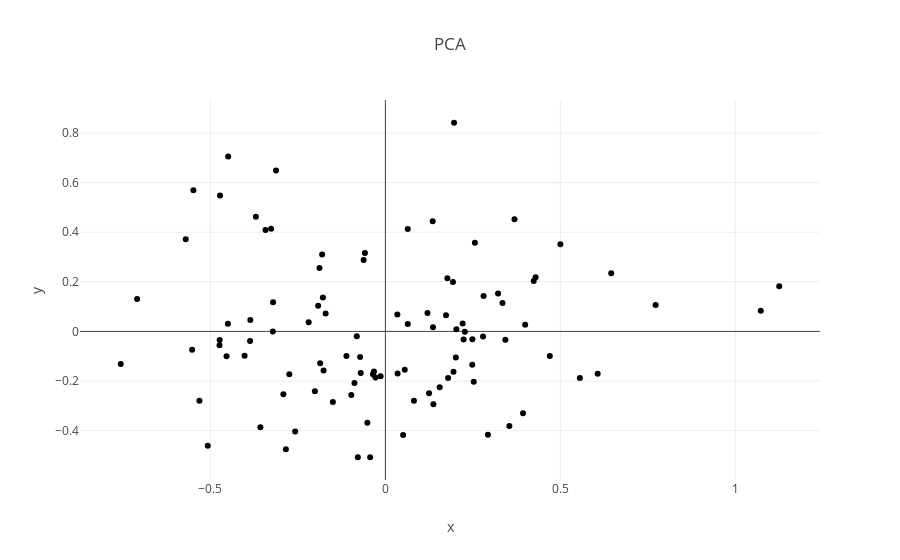

Write notebook code for a chart like this one.
### Markdown cell above
### Dimensionality Reduction using Principal Component Analysis (PCA)

Setelah kita menghapus fitur yang tidak terpakai, kita masih mempunyai 9 fitur. Kita tidak dapat melakukan proses clustering dengan 9 fitur, karena proses clustering hanya bisa dilakukan dengan maksimal 2 fitur. Oleh karena itu diperlukan metode dimensionality reduction dengan Principal Component Analysis untuk mengkondensasi 9 fitur menjadi 2 fitur. Nilai intrinsik yang ada di 9 fitur tidak akan hilang, nilai tersebut akan direpresentasikan ke bentuk yang lebih kecil, menjadi 2 fitur. 

Sebagai sebuah analogi, seorang fotografer yang sedang berwisata ke sebuah taman margasatwa di dekat pegunungan. Fotografer melihat banyaknya keindahan alam disana. Pemikiran pertama yang muncul adalah untuk memotret semua keindahan alam yang ada, fotografer tidak peduli akan mengambil 100, 500 bahkan 1000 foto sekalipun. Namun tiba tiba sang fotografer teringat bahwa dia hanya mempunyai memori SD card 4gb, jadi dia tidak bisa mengambil foto sebayak itu. Pengambilan foto secara keseluruhan ini bisa dianaologikan sebagai dataset awal kita yang berukuran besar dan tidak bisa diolah.

Lalu apa solusinya? Fotografer menganalisa keindahan-keindahan alam disekitarnya dan menemukan bahwa beberapa bagian tidak perlu difoto. Seperti kotoran-kotoran hewan yang ada di lapangan, pohon tumbang yang berisi belatung, daun-daun yang dimakan parasit. Hal ini bisa dianalogikan sebagai fitur yang tidak mengandung makna khusus, dan bisa dihapus atau dikurangi.

Mengetahui hal ini, sang fotografer mulai mencari keindahan alam sebenarnya yang patut diabadikan, seperti gunung yang membelah awan, gradasi warna  langit yang indah, dan bunga-bunga yang bermekaran. Fotografer memotret keindahan tersebut dan hanya menyimpan 5 foto. Hal ini dapat dianalogikan bahwa beberapa fitur mempunyai banyak makna atau value, dan fitur tersebut patut disimpan atau difokuskan. 

Dataset awalnya mempunyai ukuran besar dan fitur yang banyak. Menggunakan PCA, dataset di proses, dihilangkan fitur yang tidak bermakna, dan memfokuskan fitur yang bermakna. Ukuran dataset berkurang, namun value atau makna dataset secara keseluruhan masih sama seperti posisi awal.

### Code cell
# Lakukan PCA untuk mengurangi jumlah fitur menjadi 2 fitur saja
pca = PCA(n_components=2)
pca.fit(data2)
pca_data = pca.transform(data2)

# buat dataframe dari hasil pca
pca_df = pd.DataFrame(data=pca_data, columns=['x', 'y'])
pca_df.head()

# plot pca_df using plotly
fig = px.scatter(pca_df, x='x', y='y', title='PCA')
fig.show()

### Figure 1 — Plotly figure (JSON) as saved in the notebook; plotly's stock layout.template omitted (floating-point values rounded to 4 significant figures)
{"data": [{"hovertemplate": "x=%{x}<br>y=%{y}<extra></extra>", "legendgroup": "", "marker": {"color": "#000001", "symbol": "circle"}, "mode": "markers", "name": "", "orientation": "v", "showlegend": false, "type": "scatter", "x": [0.136, 0.05074, -0.3867, -0.454, -0.7095, -0.1884, -0.2844, -0.5523, 0.05528, -0.09737, -0.3427, -0.3572, -0.04363, -0.4737, -0.4501, -0.3701, -0.5313, 0.2524, -0.4741, -0.5076, 0.2929, -0.3859, -0.1766, -0.5705, -0.2015, -0.3217, 0.1372, -0.05151, 0.1732, -0.7563, 0.3542, 0.6066, -0.1113, -0.2192, -0.2915, 0.03427, -0.4492, -0.321, -0.1921, 0.2013, 0.2482, -0.5487, 0.06393, -0.1502, -0.2746, 0.0816, 0.064, -0.3124, -0.06218, 0.1962, -0.4725, 0.369, 0.2557, 0.2791, 0.3429, 0.1791, 1.126, 0.1352, 0.4699, 0.2029, 0.2208, 0.1771, -0.05851, -0.3266, 0.6454, -0.1865, 0.1552, -0.4024, 0.7722, -0.07216, -0.2578, 0.03474, -0.08172, 0.1248, -0.03553, -0.03269, 0.2234, 0.322, 0.2805, -0.1808, 0.4293, 0.5558, 0.4238, 0.5001, 0.1931, -0.02834, 0.227, -0.07875, 0.1945, -0.01367, -0.1708, -0.1786, -0.08843, 0.2486, 0.3932, 0.3994, -0.07052, 0.1203, 0.3346, 1.073], "xaxis": "x", "y": [0.01689, -0.4179, -0.03913, -0.1003, 0.1307, 0.2561, -0.4752, -0.07441, -0.1547, -0.2566, 0.4094, -0.3868, -0.5072, -0.0345, 0.03057, 0.4621, -0.2795, -0.203, -0.05575, -0.4605, -0.4161, 0.0457, -0.1577, 0.3715, -0.2415, -0.0005038, -0.294, -0.3684, 0.06539, -0.1312, -0.3815, -0.1703, -0.09939, 0.03661, -0.2537, 0.06868, 0.7049, 0.1173, 0.1038, -0.1053, -0.1342, 0.5695, 0.4128, -0.2843, -0.1727, -0.2797, 0.02999, 0.6485, 0.2875, 0.8412, 0.5475, 0.4522, 0.3571, -0.02069, -0.03335, -0.1875, 0.1818, 0.4442, -0.0995, 0.009078, 0.03223, 0.2141, 0.3164, 0.414, 0.234, -0.1288, -0.2251, -0.09766, 0.1064, -0.1027, -0.4037, -0.1701, -0.0195, -0.2494, -0.1729, -0.1615, -0.03295, 0.1532, 0.1425, 0.3102, 0.218, -0.1878, 0.2028, 0.3516, 0.1991, -0.1853, -0.001148, -0.5073, -0.1631, -0.1808, 0.07174, 0.1369, -0.2078, -0.03174, -0.3302, 0.02722, -0.1677, 0.07465, 0.1144, 0.08361], "yaxis": "y"}], "layout": {"legend": {"tracegroupgap": 0}, "title": {"text": "PCA"}, "xaxis": {"anchor": "y", "domain": [0, 1], "title": {"text": "x"}}, "yaxis": {"anchor": "x", "domain": [0, 1], "title": {"text": "y"}}}}
